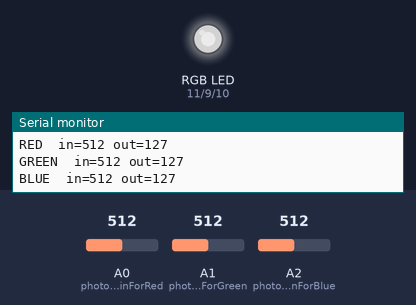
Recording of a sketch running on a simulated Arduino Uno, built with avr-gcc and run on an emulated ATmega328P. On the bench: an RGB LED mixed from three pins (HIGH = lit), the last lines printed to the serial monitor. The test bench sets the inputs (shaded band); at power-on: A0 (photoresistorPinForRed) = 512, A1 (photoresistorPinForGreen) = 512, A2 (photoresistorPinForBlue) = 512. Dim RGB values are drawn brighter than linear.

Above: at 1.8 s.
1.9 s: A0 (photoresistorPinForRed) set to 716
At 3.1 s:
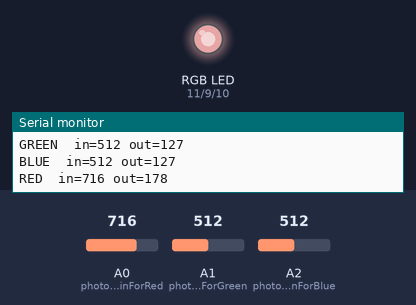
3.5 s: A1 (photoresistorPinForGreen) set to 716
At 5.0 s:
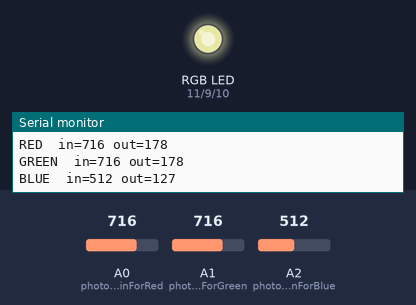
5.6 s: A2 (photoresistorPinForBlue) set to 716
At 6.8 s:
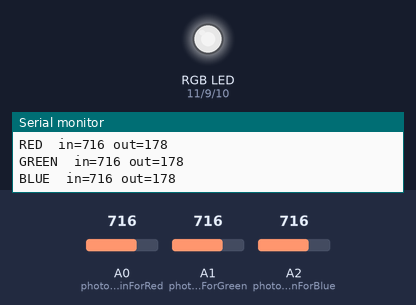
7.7 s: A0 (photoresistorPinForRed) set to 900
At 8.7 s:
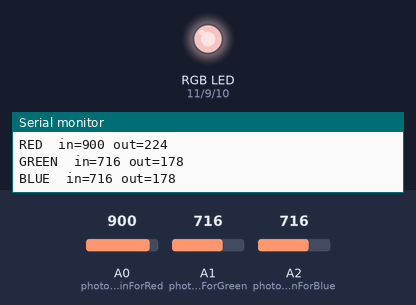
9.7 s: A1 (photoresistorPinForGreen) set to 900
At 10.6 s:
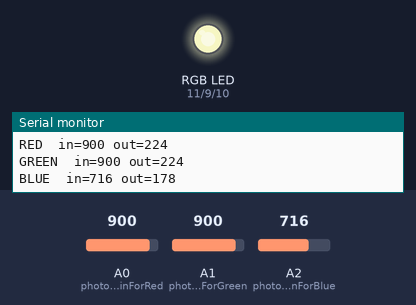
11.8 s: A2 (photoresistorPinForBlue) set to 900
At 13.6 s:
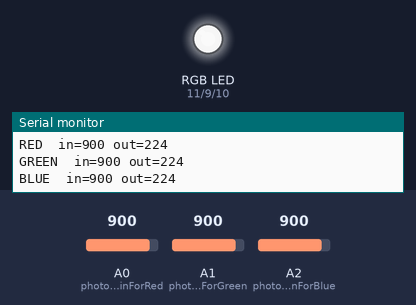
Timing chart, 0 to 14.9 s (numbered marks = the images above; inputs shaded):
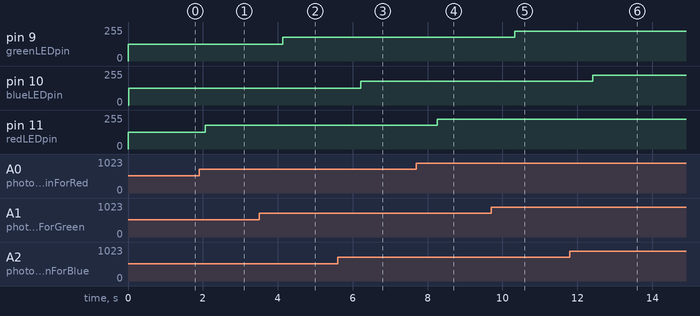

The sketch:

photoresistors.ino
```cpp
#define redLEDpin 11
#define blueLEDpin 10
#define greenLEDpin 9

#define photoresistorPinForRed A0
#define photoresistorPinForGreen A1
#define photoresistorPinForBlue A2

const int photoresistors[3] = {photoresistorPinForRed, photoresistorPinForGreen, photoresistorPinForBlue};
const int LEDs[3] = {redLEDpin, greenLEDpin, blueLEDpin};
const String colors[3] = {"RED", "GREEN", "BLUE"};

void setup() {
  for (int i=0; i<3; i++) {
    pinMode(photoresistors[i], INPUT);
    pinMode(LEDs[i], OUTPUT);
  }
  Serial.begin(9600);
}

void loop() {
  for (int i=0; i<3; i++) {
    int inVal = analogRead(photoresistors[i]);
    int outVal = map(inVal, 0, 1023, 0, 255);
    analogWrite(LEDs[i], outVal);  // or 255-outVal
    log(i, inVal, outVal);
    delay(10);
  }

  delay(1000);  // to see change
}

void log(int i, int inV, int outV) {
  Serial.print(colors[i]);
  Serial.print("  in=");
  Serial.print(inV);
  Serial.print(" out=");
  Serial.println(outV);
}

void calibrate() {
  int minVal = 1023;
  int maxVal = 0;

  while (millis() < 5000) {
    for (int i=0; i<3; i++) {
      int val = analogRead(photoresistors[i]);
      if (minVal > val)
        minVal = val;
      if (maxVal < val)
        maxVal = val;
      delay(10);
    }
  }
  Serial.println(minVal);
  Serial.println(maxVal);
}
```

Measured:
- after the input at 1.9 s, pin 11 (redLEDpin): 127/255 → 178/255 after 0.16 s
- after the input at 3.5 s, pin 9 (greenLEDpin): 127/255 → 178/255 after 0.64 s
- after the input at 5.6 s, pin 10 (blueLEDpin): 127/255 → 178/255 after 0.61 s
- after the input at 7.7 s, pin 11 (redLEDpin): 178/255 → 224/255 after 0.56 s
- after the input at 9.7 s, pin 9 (greenLEDpin): 178/255 → 224/255 after 0.63 s
- after the input at 11.8 s, pin 10 (blueLEDpin): 178/255 → 224/255 after 0.60 s
